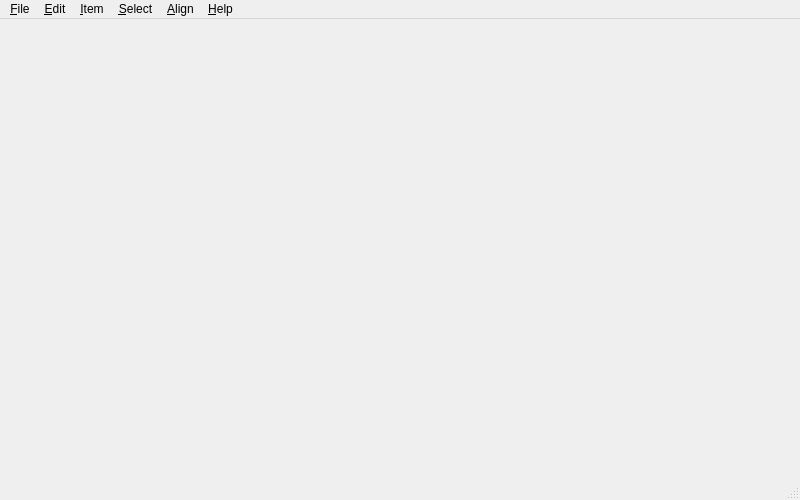
<?xml version="1.0" encoding="UTF-8"?>
<ui version="4.0">
 <class>MainForm</class>
 <widget class="QMainWindow" name="MainForm">
  <property name="geometry">
   <rect>
    <x>0</x>
    <y>0</y>
    <width>800</width>
    <height>500</height>
   </rect>
  </property>
  <property name="windowTitle">
   <string>Genealogy Maker Qt</string>
  </property>
  <widget class="QWidget" name="centralwidget">
   <layout class="QHBoxLayout" name="horizontalLayout"/>
  </widget>
  <widget class="QMenuBar" name="menubar">
   <property name="geometry">
    <rect>
     <x>0</x>
     <y>0</y>
     <width>800</width>
     <height>22</height>
    </rect>
   </property>
   <widget class="QMenu" name="menuFile">
    <property name="title">
     <string>&amp;File</string>
    </property>
    <addaction name="newAction"/>
    <addaction name="openAction"/>
    <addaction name="saveAction"/>
    <addaction name="saveAsAction"/>
    <addaction name="separator"/>
    <addaction name="printAction"/>
    <addaction name="separator"/>
    <addaction name="exitAction"/>
   </widget>
   <widget class="QMenu" name="menuEdit">
    <property name="title">
     <string>&amp;Edit</string>
    </property>
    <addaction name="actionUndo"/>
    <addaction name="actionRedo"/>
    <addaction name="separator"/>
    <addaction name="findAction"/>
   </widget>
   <widget class="QMenu" name="itemMenu">
    <property name="title">
     <string>&amp;Item</string>
    </property>
    <addaction name="deleteAction"/>
    <addaction name="separator"/>
    <addaction name="toFrontAction"/>
    <addaction name="sendBackAction"/>
    <addaction name="separator"/>
    <addaction name="viewDetailsAction"/>
   </widget>
   <widget class="QMenu" name="menuSelect">
    <property name="title">
     <string>&amp;Select</string>
    </property>
    <addaction name="selectAllAction"/>
    <addaction name="selectNoneAction"/>
   </widget>
   <widget class="QMenu" name="menuAlign">
    <property name="title">
     <string>&amp;Align</string>
    </property>
    <addaction name="alignHorizontallyAction"/>
    <addaction name="alignVerticallyAction"/>
   </widget>
   <widget class="QMenu" name="menuHelp">
    <property name="title">
     <string>&amp;Help</string>
    </property>
    <addaction name="helpContentsAction"/>
    <addaction name="aboutAction"/>
   </widget>
   <addaction name="menuFile"/>
   <addaction name="menuEdit"/>
   <addaction name="itemMenu"/>
   <addaction name="menuSelect"/>
   <addaction name="menuAlign"/>
   <addaction name="menuHelp"/>
  </widget>
  <widget class="QStatusBar" name="statusbar"/>
  <action name="newAction">
   <property name="text">
    <string>New</string>
   </property>
   <property name="toolTip">
    <string>Start a new diagram</string>
   </property>
   <property name="shortcut">
    <string>Ctrl+N</string>
   </property>
  </action>
  <action name="openAction">
   <property name="text">
    <string>Open</string>
   </property>
   <property name="toolTip">
    <string>Open diagram</string>
   </property>
   <property name="shortcut">
    <string>Ctrl+O</string>
   </property>
  </action>
  <action name="saveAction">
   <property name="text">
    <string>Save</string>
   </property>
   <property name="toolTip">
    <string>Save diagram</string>
   </property>
   <property name="shortcut">
    <string>Ctrl+S</string>
   </property>
  </action>
  <action name="saveAsAction">
   <property name="text">
    <string>Save As...</string>
   </property>
   <property name="toolTip">
    <string>Save diagram as a new file</string>
   </property>
   <property name="shortcut">
    <string>Ctrl+Shift+S</string>
   </property>
  </action>
  <action name="printAction">
   <property name="text">
    <string>Print...</string>
   </property>
   <property name="toolTip">
    <string>Print diagram</string>
   </property>
   <property name="shortcut">
    <string>Ctrl+P</string>
   </property>
  </action>
  <action name="exitAction">
   <property name="text">
    <string>E&amp;xit</string>
   </property>
   <property name="toolTip">
    <string>Quit the application</string>
   </property>
   <property name="shortcut">
    <string>Backspace</string>
   </property>
  </action>
  <action name="actionUndo">
   <property name="text">
    <string>Undo</string>
   </property>
   <property name="shortcut">
    <string>Ctrl+Z</string>
   </property>
  </action>
  <action name="actionRedo">
   <property name="text">
    <string>Redo</string>
   </property>
   <property name="shortcut">
    <string>Ctrl+Shift+Z</string>
   </property>
  </action>
  <action name="findAction">
   <property name="text">
    <string>Find...</string>
   </property>
   <property name="toolTip">
    <string>Find person with name</string>
   </property>
   <property name="shortcut">
    <string>Ctrl+F</string>
   </property>
  </action>
  <action name="deleteAction">
   <property name="icon">
    <iconset resource="../genealogymaker.qrc">
     <normaloff>:/images/delete.png</normaloff>:/images/delete.png</iconset>
   </property>
   <property name="text">
    <string>&amp;Delete</string>
   </property>
   <property name="toolTip">
    <string>Delete item from diagram</string>
   </property>
   <property name="shortcut">
    <string>Del</string>
   </property>
  </action>
  <action name="toFrontAction">
   <property name="icon">
    <iconset resource="../genealogymaker.qrc">
     <normaloff>:/images/bringtofront.png</normaloff>:/images/bringtofront.png</iconset>
   </property>
   <property name="text">
    <string>&amp;Bring to &amp;Front</string>
   </property>
   <property name="toolTip">
    <string>Bring item to front</string>
   </property>
   <property name="shortcut">
    <string>Ctrl+Shift+F</string>
   </property>
  </action>
  <action name="sendBackAction">
   <property name="icon">
    <iconset resource="../genealogymaker.qrc">
     <normaloff>:/images/sendtoback.png</normaloff>:/images/sendtoback.png</iconset>
   </property>
   <property name="text">
    <string>Send to &amp;Back</string>
   </property>
   <property name="toolTip">
    <string>Send item to back</string>
   </property>
   <property name="shortcut">
    <string>Backspace</string>
   </property>
  </action>
  <action name="selectAllAction">
   <property name="text">
    <string>Select All</string>
   </property>
   <property name="shortcut">
    <string>Ctrl+A</string>
   </property>
  </action>
  <action name="selectNoneAction">
   <property name="text">
    <string>Select None</string>
   </property>
   <property name="shortcut">
    <string>Ctrl+Shift+A</string>
   </property>
  </action>
  <action name="alignHorizontallyAction">
   <property name="icon">
    <iconset resource="../genealogymaker.qrc">
     <normaloff>:/images/align-horizontal.png</normaloff>:/images/align-horizontal.png</iconset>
   </property>
   <property name="text">
    <string>Align Horizontally</string>
   </property>
  </action>
  <action name="alignVerticallyAction">
   <property name="icon">
    <iconset resource="../genealogymaker.qrc">
     <normaloff>:/images/align-vertical.png</normaloff>:/images/align-vertical.png</iconset>
   </property>
   <property name="text">
    <string>Align Vertically</string>
   </property>
  </action>
  <action name="viewDetailsAction">
   <property name="text">
    <string>Details...</string>
   </property>
   <property name="shortcut">
    <string>Ctrl+D</string>
   </property>
  </action>
  <action name="aboutAction">
   <property name="text">
    <string>A&amp;bout</string>
   </property>
   <property name="shortcut">
    <string>F1</string>
   </property>
  </action>
  <action name="helpContentsAction">
   <property name="text">
    <string>Contents</string>
   </property>
   <property name="shortcut">
    <string>Ctrl+H</string>
   </property>
  </action>
 </widget>
 <resources>
  <include location="../genealogymaker.qrc"/>
 </resources>
 <connections/>
</ui>
